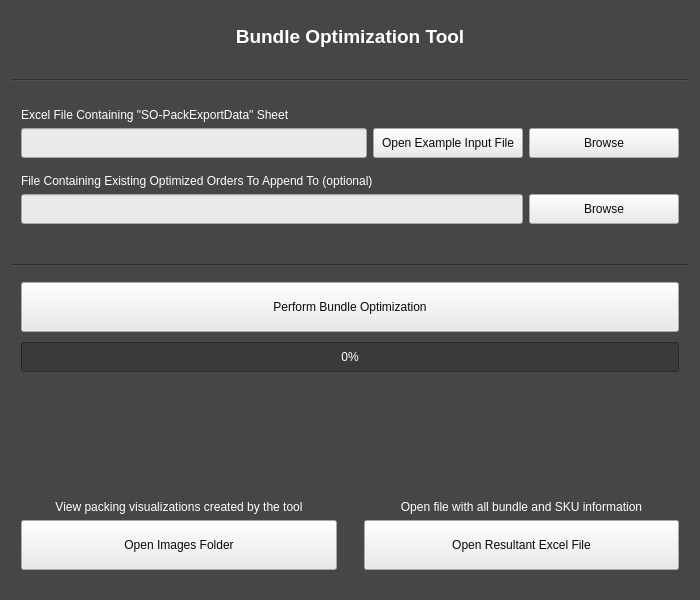
<?xml version="1.0" encoding="UTF-8"?>
<ui version="4.0">
 <class>BundleOptimizer</class>
 <widget class="QWidget" name="BundleOptimizer">
  <property name="geometry">
   <rect>
    <x>0</x>
    <y>0</y>
    <width>700</width>
    <height>600</height>
   </rect>
  </property>
  <property name="minimumSize">
   <size>
    <width>700</width>
    <height>600</height>
   </size>
  </property>
  <property name="windowTitle">
   <string>Bundle Optimization Tool</string>
  </property>
  <property name="styleSheet">
   <string notr="true">background-color: rgb(70, 70, 70);</string>
  </property>
  <layout class="QVBoxLayout" name="verticalLayout_2">
   <property name="spacing">
    <number>6</number>
   </property>
   <property name="leftMargin">
    <number>12</number>
   </property>
   <property name="topMargin">
    <number>12</number>
   </property>
   <property name="rightMargin">
    <number>12</number>
   </property>
   <property name="bottomMargin">
    <number>9</number>
   </property>
   <item>
    <widget class="QFrame" name="frame_4">
     <property name="sizePolicy">
      <sizepolicy hsizetype="Preferred" vsizetype="Fixed">
       <horstretch>0</horstretch>
       <verstretch>0</verstretch>
      </sizepolicy>
     </property>
     <property name="frameShape">
      <enum>QFrame::NoFrame</enum>
     </property>
     <property name="frameShadow">
      <enum>QFrame::Plain</enum>
     </property>
     <property name="lineWidth">
      <number>0</number>
     </property>
     <layout class="QHBoxLayout" name="horizontalLayout">
      <property name="leftMargin">
       <number>9</number>
      </property>
      <property name="topMargin">
       <number>0</number>
      </property>
      <property name="rightMargin">
       <number>9</number>
      </property>
      <property name="bottomMargin">
       <number>11</number>
      </property>
      <item>
       <widget class="QFrame" name="frame_5">
        <property name="maximumSize">
         <size>
          <width>35</width>
          <height>35</height>
         </size>
        </property>
        <property name="frameShape">
         <enum>QFrame::NoFrame</enum>
        </property>
        <property name="frameShadow">
         <enum>QFrame::Plain</enum>
        </property>
        <property name="lineWidth">
         <number>0</number>
        </property>
       </widget>
      </item>
      <item>
       <widget class="QLabel" name="label_2">
        <property name="sizePolicy">
         <sizepolicy hsizetype="Preferred" vsizetype="Fixed">
          <horstretch>0</horstretch>
          <verstretch>0</verstretch>
         </sizepolicy>
        </property>
        <property name="minimumSize">
         <size>
          <width>0</width>
          <height>50</height>
         </size>
        </property>
        <property name="styleSheet">
         <string notr="true">color: rgb(255, 255, 255);</string>
        </property>
        <property name="frameShape">
         <enum>QFrame::NoFrame</enum>
        </property>
        <property name="frameShadow">
         <enum>QFrame::Plain</enum>
        </property>
        <property name="lineWidth">
         <number>0</number>
        </property>
        <property name="text">
         <string>&lt;html&gt;&lt;head/&gt;&lt;body&gt;&lt;p align=&quot;center&quot;&gt;&lt;span style=&quot; font-size:14pt; font-weight:700;&quot;&gt;Bundle Optimization Tool&lt;/span&gt;&lt;/p&gt;&lt;/body&gt;&lt;/html&gt;</string>
        </property>
       </widget>
      </item>
      <item>
       <widget class="QPushButton" name="helpButton">
        <property name="sizePolicy">
         <sizepolicy hsizetype="Fixed" vsizetype="Expanding">
          <horstretch>0</horstretch>
          <verstretch>0</verstretch>
         </sizepolicy>
        </property>
        <property name="maximumSize">
         <size>
          <width>35</width>
          <height>35</height>
         </size>
        </property>
        <property name="cursor">
         <cursorShape>PointingHandCursor</cursorShape>
        </property>
        <property name="styleSheet">
         <string notr="true"/>
        </property>
        <property name="text">
         <string/>
        </property>
        <property name="iconSize">
         <size>
          <width>22</width>
          <height>22</height>
         </size>
        </property>
        <property name="flat">
         <bool>true</bool>
        </property>
       </widget>
      </item>
     </layout>
    </widget>
   </item>
   <item>
    <widget class="Line" name="line">
     <property name="orientation">
      <enum>Qt::Horizontal</enum>
     </property>
    </widget>
   </item>
   <item>
    <widget class="QFrame" name="frame">
     <property name="maximumSize">
      <size>
       <width>16777215</width>
       <height>70</height>
      </size>
     </property>
     <property name="frameShape">
      <enum>QFrame::NoFrame</enum>
     </property>
     <property name="frameShadow">
      <enum>QFrame::Plain</enum>
     </property>
     <property name="lineWidth">
      <number>0</number>
     </property>
     <layout class="QHBoxLayout" name="horizontalLayout_3">
      <property name="spacing">
       <number>6</number>
      </property>
      <property name="leftMargin">
       <number>0</number>
      </property>
      <property name="topMargin">
       <number>0</number>
      </property>
      <property name="rightMargin">
       <number>9</number>
      </property>
      <property name="bottomMargin">
       <number>0</number>
      </property>
      <item>
       <widget class="QFrame" name="frame_2">
        <property name="frameShape">
         <enum>QFrame::NoFrame</enum>
        </property>
        <property name="frameShadow">
         <enum>QFrame::Plain</enum>
        </property>
        <property name="lineWidth">
         <number>0</number>
        </property>
        <layout class="QVBoxLayout" name="verticalLayout">
         <property name="rightMargin">
          <number>0</number>
         </property>
         <property name="bottomMargin">
          <number>0</number>
         </property>
         <item alignment="Qt::AlignBottom">
          <widget class="QLabel" name="label">
           <property name="styleSheet">
            <string notr="true">color: rgb(255, 255, 255);</string>
           </property>
           <property name="text">
            <string>Excel File Containing &quot;SO-PackExportData&quot; Sheet</string>
           </property>
          </widget>
         </item>
         <item alignment="Qt::AlignBottom">
          <widget class="QLineEdit" name="excelDir">
           <property name="minimumSize">
            <size>
             <width>0</width>
             <height>30</height>
            </size>
           </property>
           <property name="styleSheet">
            <string notr="true">background-color: rgb(234, 234, 234);
color: rgb(0, 0, 0);</string>
           </property>
          </widget>
         </item>
        </layout>
       </widget>
      </item>
      <item alignment="Qt::AlignBottom">
       <widget class="QPushButton" name="openExample">
        <property name="minimumSize">
         <size>
          <width>150</width>
          <height>30</height>
         </size>
        </property>
        <property name="styleSheet">
         <string notr="true">background-color: rgb(234, 234, 234); color: rgb(9, 9, 9);</string>
        </property>
        <property name="text">
         <string>Open Example Input File</string>
        </property>
       </widget>
      </item>
      <item alignment="Qt::AlignBottom">
       <widget class="QPushButton" name="fileBrowse">
        <property name="minimumSize">
         <size>
          <width>150</width>
          <height>30</height>
         </size>
        </property>
        <property name="styleSheet">
         <string notr="true">background-color: rgb(234, 234, 234); color: rgb(9, 9, 9);</string>
        </property>
        <property name="text">
         <string>Browse</string>
        </property>
       </widget>
      </item>
     </layout>
    </widget>
   </item>
   <item alignment="Qt::AlignTop">
    <widget class="QFrame" name="frame_10">
     <property name="frameShape">
      <enum>QFrame::NoFrame</enum>
     </property>
     <property name="frameShadow">
      <enum>QFrame::Raised</enum>
     </property>
     <layout class="QHBoxLayout" name="horizontalLayout_2">
      <property name="leftMargin">
       <number>9</number>
      </property>
      <property name="topMargin">
       <number>10</number>
      </property>
      <property name="rightMargin">
       <number>9</number>
      </property>
      <property name="bottomMargin">
       <number>7</number>
      </property>
      <item>
       <widget class="QFrame" name="frame_11">
        <property name="frameShape">
         <enum>QFrame::NoFrame</enum>
        </property>
        <property name="frameShadow">
         <enum>QFrame::Raised</enum>
        </property>
        <layout class="QVBoxLayout" name="verticalLayout_7">
         <property name="leftMargin">
          <number>0</number>
         </property>
         <property name="topMargin">
          <number>0</number>
         </property>
         <property name="rightMargin">
          <number>0</number>
         </property>
         <property name="bottomMargin">
          <number>0</number>
         </property>
         <item alignment="Qt::AlignBottom">
          <widget class="QLabel" name="label_5">
           <property name="styleSheet">
            <string notr="true">color: rgb(255, 255, 255);</string>
           </property>
           <property name="text">
            <string>File Containing Existing Optimized Orders To Append To (optional)</string>
           </property>
          </widget>
         </item>
         <item>
          <widget class="QLineEdit" name="appendDir">
           <property name="minimumSize">
            <size>
             <width>0</width>
             <height>30</height>
            </size>
           </property>
           <property name="styleSheet">
            <string notr="true">background-color: rgb(234, 234, 234);
color: rgb(0, 0, 0);</string>
           </property>
          </widget>
         </item>
        </layout>
       </widget>
      </item>
      <item alignment="Qt::AlignBottom">
       <widget class="QPushButton" name="appendBrowse">
        <property name="minimumSize">
         <size>
          <width>150</width>
          <height>30</height>
         </size>
        </property>
        <property name="styleSheet">
         <string notr="true">background-color: rgb(234, 234, 234);
color: rgb(9, 9, 9);</string>
        </property>
        <property name="text">
         <string>Browse</string>
        </property>
       </widget>
      </item>
     </layout>
    </widget>
   </item>
   <item>
    <widget class="Line" name="line_2">
     <property name="orientation">
      <enum>Qt::Horizontal</enum>
     </property>
    </widget>
   </item>
   <item alignment="Qt::AlignTop">
    <widget class="QFrame" name="frame_12">
     <property name="minimumSize">
      <size>
       <width>676</width>
       <height>144</height>
      </size>
     </property>
     <property name="maximumSize">
      <size>
       <width>16777215</width>
       <height>144</height>
      </size>
     </property>
     <property name="frameShape">
      <enum>QFrame::NoFrame</enum>
     </property>
     <property name="frameShadow">
      <enum>QFrame::Raised</enum>
     </property>
     <layout class="QVBoxLayout" name="verticalLayout_8">
      <item>
       <widget class="QPushButton" name="optimizeBundles">
        <property name="minimumSize">
         <size>
          <width>0</width>
          <height>50</height>
         </size>
        </property>
        <property name="styleSheet">
         <string notr="true">background-color: rgb(234, 234, 234); color: rgb(9, 9, 9);</string>
        </property>
        <property name="text">
         <string>Perform Bundle Optimization</string>
        </property>
       </widget>
      </item>
      <item>
       <widget class="QFrame" name="frame_7">
        <property name="frameShape">
         <enum>QFrame::NoFrame</enum>
        </property>
        <property name="frameShadow">
         <enum>QFrame::Plain</enum>
        </property>
        <property name="lineWidth">
         <number>0</number>
        </property>
        <layout class="QVBoxLayout" name="verticalLayout_4">
         <property name="leftMargin">
          <number>0</number>
         </property>
         <property name="topMargin">
          <number>4</number>
         </property>
         <property name="rightMargin">
          <number>0</number>
         </property>
         <property name="bottomMargin">
          <number>0</number>
         </property>
         <item>
          <widget class="QProgressBar" name="progressBar">
           <property name="minimumSize">
            <size>
             <width>0</width>
             <height>30</height>
            </size>
           </property>
           <property name="styleSheet">
            <string notr="true">color: rgb(255, 255, 255);
selection-background-color: rgb(0, 170, 255);
background-color: rgb(58, 58, 58);</string>
           </property>
           <property name="value">
            <number>0</number>
           </property>
          </widget>
         </item>
         <item>
          <widget class="QLabel" name="progressLabel">
           <property name="maximumSize">
            <size>
             <width>16777215</width>
             <height>30</height>
            </size>
           </property>
           <property name="styleSheet">
            <string notr="true">color: rgb(255, 255, 255);</string>
           </property>
           <property name="text">
            <string>&lt;html&gt;&lt;head/&gt;&lt;body&gt;&lt;p align=&quot;center&quot;&gt;&lt;br/&gt;&lt;/p&gt;&lt;/body&gt;&lt;/html&gt;</string>
           </property>
           <property name="alignment">
            <set>Qt::AlignCenter</set>
           </property>
          </widget>
         </item>
        </layout>
       </widget>
      </item>
     </layout>
    </widget>
   </item>
   <item alignment="Qt::AlignTop">
    <widget class="QFrame" name="frame_3">
     <property name="sizePolicy">
      <sizepolicy hsizetype="Preferred" vsizetype="Expanding">
       <horstretch>0</horstretch>
       <verstretch>0</verstretch>
      </sizepolicy>
     </property>
     <property name="frameShape">
      <enum>QFrame::NoFrame</enum>
     </property>
     <property name="frameShadow">
      <enum>QFrame::Plain</enum>
     </property>
     <property name="lineWidth">
      <number>0</number>
     </property>
     <layout class="QVBoxLayout" name="verticalLayout_3">
      <property name="spacing">
       <number>18</number>
      </property>
      <property name="topMargin">
       <number>19</number>
      </property>
      <item>
       <spacer name="verticalSpacer">
        <property name="orientation">
         <enum>Qt::Vertical</enum>
        </property>
        <property name="sizeHint" stdset="0">
         <size>
          <width>20</width>
          <height>40</height>
         </size>
        </property>
       </spacer>
      </item>
      <item alignment="Qt::AlignBottom">
       <widget class="QFrame" name="frame_6">
        <property name="maximumSize">
         <size>
          <width>16777215</width>
          <height>100</height>
         </size>
        </property>
        <property name="frameShape">
         <enum>QFrame::NoFrame</enum>
        </property>
        <property name="frameShadow">
         <enum>QFrame::Plain</enum>
        </property>
        <property name="lineWidth">
         <number>0</number>
        </property>
        <layout class="QHBoxLayout" name="horizontalLayout_4">
         <property name="spacing">
          <number>27</number>
         </property>
         <property name="leftMargin">
          <number>0</number>
         </property>
         <property name="rightMargin">
          <number>0</number>
         </property>
         <item>
          <widget class="QFrame" name="frame_8">
           <property name="frameShape">
            <enum>QFrame::NoFrame</enum>
           </property>
           <property name="frameShadow">
            <enum>QFrame::Plain</enum>
           </property>
           <property name="lineWidth">
            <number>0</number>
           </property>
           <layout class="QVBoxLayout" name="verticalLayout_6">
            <property name="leftMargin">
             <number>0</number>
            </property>
            <property name="rightMargin">
             <number>0</number>
            </property>
            <item>
             <widget class="QLabel" name="label_3">
              <property name="styleSheet">
               <string notr="true">color: rgb(255, 255, 255);</string>
              </property>
              <property name="text">
               <string>&lt;html&gt;&lt;head/&gt;&lt;body&gt;&lt;p align=&quot;center&quot;&gt;View packing visualizations created by the tool&lt;/p&gt;&lt;/body&gt;&lt;/html&gt;</string>
              </property>
             </widget>
            </item>
            <item>
             <widget class="QPushButton" name="openImages">
              <property name="minimumSize">
               <size>
                <width>0</width>
                <height>50</height>
               </size>
              </property>
              <property name="styleSheet">
               <string notr="true">background-color: rgb(234, 234, 234); color: rgb(9, 9, 9);</string>
              </property>
              <property name="text">
               <string>Open Images Folder</string>
              </property>
             </widget>
            </item>
           </layout>
          </widget>
         </item>
         <item>
          <widget class="QFrame" name="frame_9">
           <property name="frameShape">
            <enum>QFrame::NoFrame</enum>
           </property>
           <property name="frameShadow">
            <enum>QFrame::Plain</enum>
           </property>
           <property name="lineWidth">
            <number>0</number>
           </property>
           <layout class="QVBoxLayout" name="verticalLayout_5">
            <property name="leftMargin">
             <number>0</number>
            </property>
            <property name="rightMargin">
             <number>0</number>
            </property>
            <item>
             <widget class="QLabel" name="label_4">
              <property name="styleSheet">
               <string notr="true">color: rgb(255, 255, 255);</string>
              </property>
              <property name="text">
               <string>&lt;html&gt;&lt;head/&gt;&lt;body&gt;&lt;p align=&quot;center&quot;&gt;Open file with all bundle and SKU information&lt;/p&gt;&lt;/body&gt;&lt;/html&gt;</string>
              </property>
             </widget>
            </item>
            <item>
             <widget class="QPushButton" name="openExcel">
              <property name="minimumSize">
               <size>
                <width>0</width>
                <height>50</height>
               </size>
              </property>
              <property name="styleSheet">
               <string notr="true">background-color: rgb(234, 234, 234); color: rgb(9, 9, 9);</string>
              </property>
              <property name="text">
               <string>Open Resultant Excel File</string>
              </property>
             </widget>
            </item>
           </layout>
          </widget>
         </item>
        </layout>
       </widget>
      </item>
     </layout>
    </widget>
   </item>
  </layout>
 </widget>
 <resources/>
 <connections/>
</ui>
